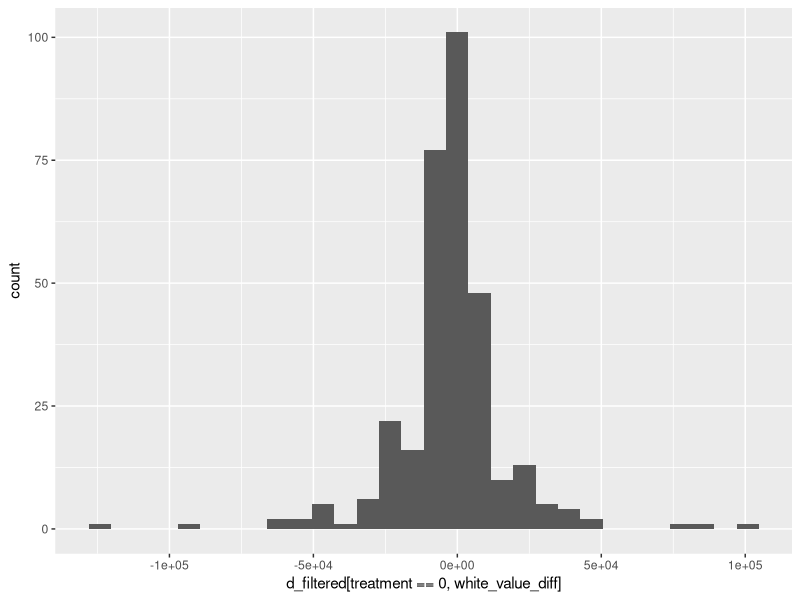
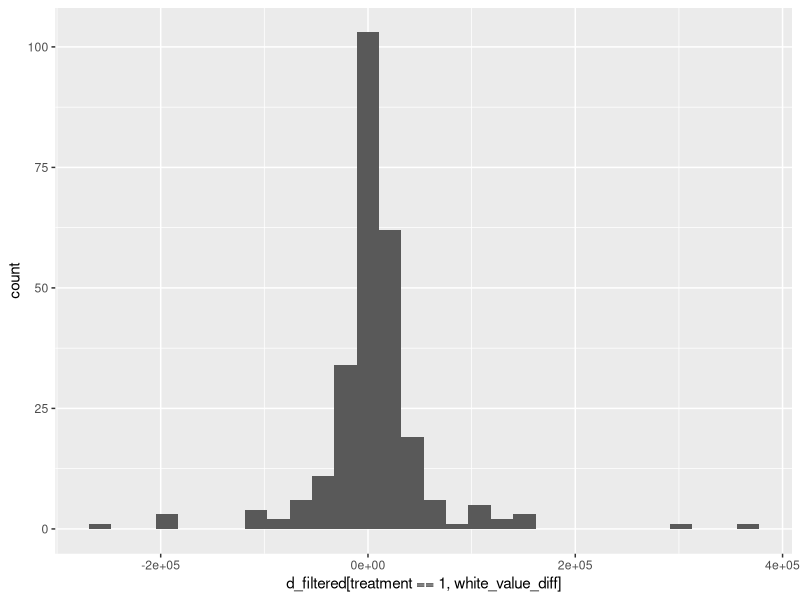

R code for these plots, in order: (Note: this script raises an error after producing the figures.)
## ---- chunk 1
library(data.table)

library(sandwich)
library(lmtest)
library(AER) 
library(dplyr)


library(ggplot2) 

library(patchwork)

library("MatchIt")
## ---- chunk 2
#Read in the data
d <- fread('joined_results.tsv')


head(d)
names(d)
## ---- chunk 3
#Joined data contains 2 rows per response per person
#Filter out the row that does not match their response

#Convert Property (i.e. Potential Answer) to a character from an int
d[ , Property := paste("Property", as.character(Property))]
d
## ---- chunk 4
#Filter to where user input property == potential response Property
d_filtered = d[ property == Property , ]
d_filtered
## ---- chunk 5
#For every row, create a column that is the value difference of white to non white
#i.e. If race==white of response, abs_value_diff, else use -abs_value_diff

#Using data.table fifelse
d_filtered[ , white_value_diff := fifelse(race=="white", abs_value_diff, -abs_value_diff)]


#Create a column with 0/1 if neighborhood is white
d_filtered[ , is_white := fifelse(race=="white", 1, 0)]

## ---- chunk 6
#Create a variable for whether street view contained a person

d_filtered[ , street_view_person := rep(0, .N)]

#Change Property 1 & 3s to 1
d_filtered[ (property == "Property 1") & (question == "3s") , street_view_person := 1] 

#Change both Properties of 10s to 1
d_filtered[  (question == "10s") , street_view_person := 1] 

#Change property 2 of 11s to 1
d_filtered[  (property == "Property 2") &(question == "11s") , street_view_person := 1] 

#Change property 1 of 13s to 1
d_filtered[  (property == "Property 1") &(question == "13s") , street_view_person := 1] 

#Change property 2 of 14s to 1
d_filtered[  (property == "Property 2") &(question == "14s") , street_view_person := 1] 

#Change property 1&2 of 18s to 1
d_filtered[  (question == "18s") , street_view_person := 1] 

#Change property 1 of 20s to 1
d_filtered[  (property == "Property 1") &(question == "20s") , street_view_person := 1] 

#Change property 1 of 25s to 1
d_filtered[  (property == "Property 1") &(question == "25s") , street_view_person := 1] 


d_filtered
## ---- chunk 7
ggplot(data =d_filtered[ treatment==0, ], aes(d_filtered[ treatment==0, white_value_diff])) +
  geom_histogram()
## ---- chunk 8
ggplot(data =d_filtered[ treatment==1, ], aes(d_filtered[ treatment==1, white_value_diff])) +
  geom_histogram()
## ---- chunk 9
fwrite(d_filtered, "filtered_data.csv")
## ---- chunk 10
df = data.table::fread("filtered_data.csv")
df
names(df)
## ---- chunk 11
typeof(df)
#Some attempts at writing a model


#For each question, we want the difference in counts of properties selected by is_white
new_df = df[ , .(count=.N), keyby=.(question, is_white, treatment) ]
new_df


#We want to predict the difference of the counts of the is_white or not properties for each question
new_df[ , is_white_count:= diff(count, lag=1), keyby = .(question, treatment)]
new_df

model = new_df[ , lm(is_white_count ~ treatment)]

coeftest(model,  vcov = vcovCL(model, cluster = new_df[ , question]))
## ---- chunk 12
is_white_model = df[, lm(is_white ~ treatment + as.factor(id))]
coeftest(is_white_model,  vcov = vcovCL(is_white_model, cluster = df[ , as.factor(id)]))
## ---- chunk 13
value_model = df[, lm(white_value_diff ~ treatment + as.factor(id))]
coeftest(value_model,  vcov = vcovCL(value_model, cluster = df[ , as.factor(id)]))
## ---- chunk 14

## ---- chunk 15
#m.out <- matchit(treatment ~ tk + tk, data = d_filtered, method = "full")
